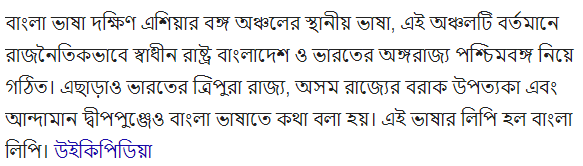
#> input picture bangla.png, 583 x 166 px
$ python oneline2word.py
#> lines starting #> are read from the running program, lines starting #| are printed output that depends on the picture; after the words box and inside, x2 and y2 are one past the last pixel; in counts of white or black regions, pixels touching at a corner belong together
#take one line then segment word :)
import cv2
import numpy as np
import matplotlib.pyplot as plt

input_image = cv2.imread('bangla.png', cv2.IMREAD_GRAYSCALE)
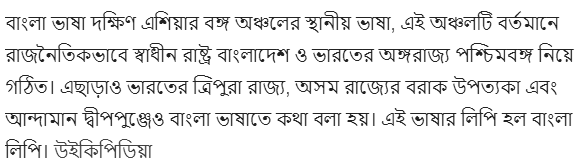
#> input_image: shape (166, 583); min 34, max 255, mean 233.9

def im2bin(i):
    (thresh, im_bw) = cv2.threshold(i, 128, 255, cv2.THRESH_BINARY | cv2.THRESH_OTSU)
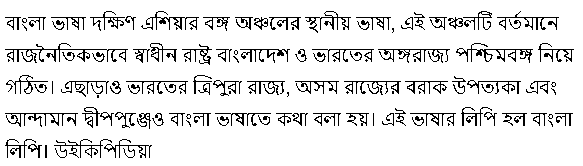
#> im_bw: shape (166, 583); 90.1% white; black in thin lines or dots, all inside (x1, y1, x2, y2) = (5, 11, 574, 158)
#> thresh = 161


    h,w = im_bw.shape
#> h = 166; w = 583
    img = im_bw

    img[img==0]=1
    img[img==255]=0
    return img, h, w

img,h,w = im2bin(input_image)
#> h = 166; w = 583

col_mat = np.ones([w,1])
#> col_mat = 583 values from 1 to 1
result = np.matmul(img, col_mat)
#> result = 166 values, max 489 at index 49, min 0 at index 0, mean 57.73
zero_pos = np.where(result==0)[0]
#> zero_pos = 58 values from 0 to 165
line_pos =[]

for i in range(0,len(zero_pos)-1):
    if i !=len(zero_pos):
        if  zero_pos[i+1]-zero_pos[i]>1:
            line_pos.append(zero_pos[i])
#> this loop made 57 passes
#> after the loop, line_pos = [10, 42, 74, 106, 138]

line1 = img[line_pos[0]:line_pos[1],0:w]
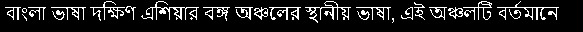
#> line1: shape (32, 583); values 0 (black) and 1 (white), 11.9% white in thin lines or dots, all inside (x1, y1, x2, y2) = (5, 1, 559, 23)
line1_h = line_pos[1]-line_pos[0]
#> line1_h = 32

row_mat = np.ones([1,line1_h])
result2 = np.matmul(row_mat,line1)
word_zero_pos = np.where(result2 == 0)[1]
#> word_zero_pos = 84 values from 0 to 582
print(word_zero_pos)
#| [  0   1   2   3   4  21  27  46  47  48  49  50  86  87  88  89 136 137
#|  138 139 140 199 200 201 202 230 231 232 233 234 253 268 301 302 303 304
#|  351 352 353 354 355 391 394 395 396 397 398 399 400 413 425 426 427 428
#|  447 492 493 494 495 496 559 560 561 562 563 564 565 566 567 568 569 570
#|  571 572 573 574 575 576 577 578 579 580 581 582]

def dif(n):
    differences = []
    for i in range(0,len(n)-1):
        differences.append(n[i+1]-n[i])
#> this loop made 83 passes
#> after the loop, differences = 83 values, max 63 at index 59, min 1 at index 0, mean 7.01

    return differences

print(dif(word_zero_pos))
#> (printed output is left out)
